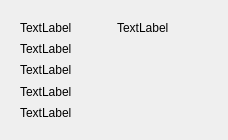
<?xml version="1.0" encoding="UTF-8"?>
<ui version="4.0">
 <class>selectedDeviceForm</class>
 <widget class="QWidget" name="selectedDeviceForm">
  <property name="geometry">
   <rect>
    <x>0</x>
    <y>0</y>
    <width>228</width>
    <height>140</height>
   </rect>
  </property>
  <property name="windowTitle">
   <string>Form</string>
  </property>
  <layout class="QGridLayout" name="gridLayout">
   <item row="0" column="0">
    <widget class="QWidget" name="windowContainer" native="true">
     <layout class="QGridLayout" name="gridLayout_2">
      <item row="1" column="0">
       <widget class="QLabel" name="comPortLabel">
        <property name="text">
         <string>TextLabel</string>
        </property>
       </widget>
      </item>
      <item row="3" column="0">
       <widget class="QLabel" name="sppCheckLabel">
        <property name="text">
         <string>TextLabel</string>
        </property>
       </widget>
      </item>
      <item row="4" column="0">
       <widget class="QLabel" name="hidCheckLabel">
        <property name="text">
         <string>TextLabel</string>
        </property>
       </widget>
      </item>
      <item row="2" column="0">
       <widget class="QLabel" name="macLabel">
        <property name="text">
         <string>TextLabel</string>
        </property>
       </widget>
      </item>
      <item row="0" column="0">
       <widget class="QLabel" name="deviceNameLabel">
        <property name="text">
         <string>TextLabel</string>
        </property>
       </widget>
      </item>
      <item row="0" column="1">
       <widget class="QLabel" name="deviceIconLabel">
        <property name="text">
         <string>TextLabel</string>
        </property>
       </widget>
      </item>
     </layout>
    </widget>
   </item>
  </layout>
 </widget>
 <resources/>
 <connections/>
</ui>
